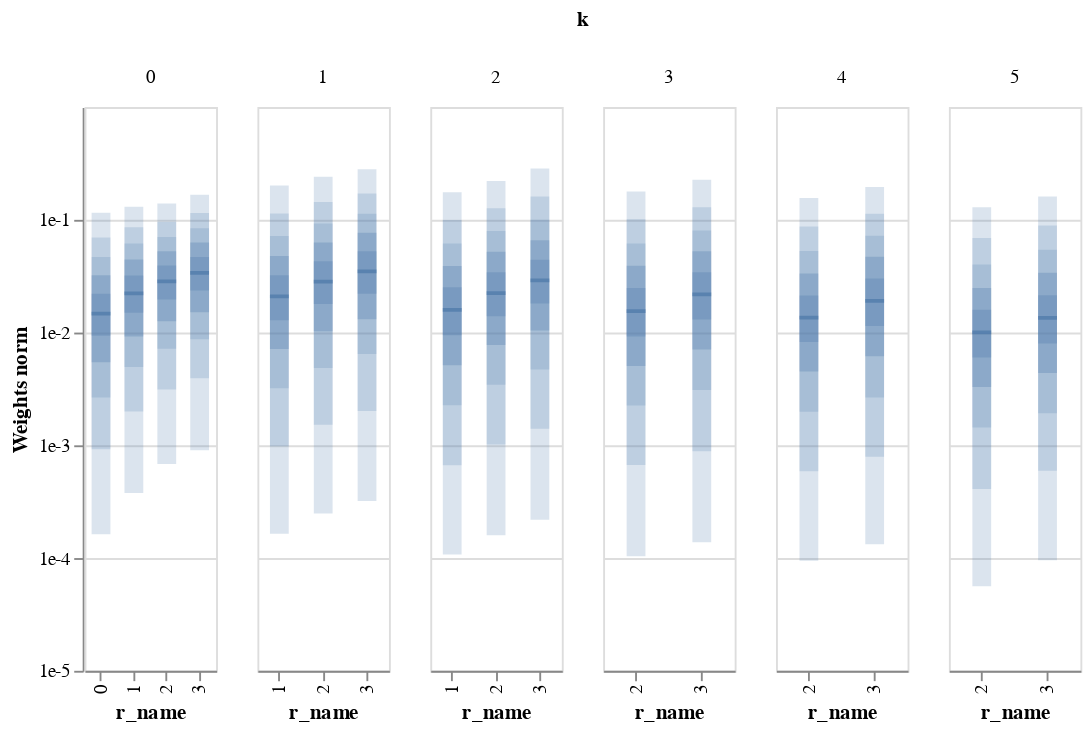

Source (notebook cell):
### Markdown cell above
## Weight Value Analysis

### Code cell
base = base.create_radial({0:[0,1,2,3], 1:[1,2,3], 2:[1,2,3], 3:[2,3], 4:[2,3], 5:[2,3]}, max_k=5)
W = [_ for _ in state_dict.values() if (_.ndim==3 and _.shape[-1]==len(base.kernels_label))]
base.plot_weights_dist(W, scale_type='log', wrange=(1e-5,1))

### Figure 1 — Vega-Lite specification as saved in the notebook (floating-point values rounded to 4 significant figures)
{"config": {"view": {"continuousWidth": 400, "continuousHeight": 300}}, "data": {"name": "data-04a9607f32d0835121ce447f04ba1d30"}, "facet": {"column": {"type": "quantitative", "field": "k"}}, "spec": {"layer": [{"mark": {"type": "tick", "thickness": 2, "width": 10, "xOffset": 0}, "encoding": {"x": {"type": "nominal", "field": "r_name"}, "y": {"type": "quantitative", "axis": {"format": "e", "values": [1e-05, 0.0001, 0.001, 0.01, 0.1]}, "field": "median", "scale": {"domain": [1e-05, 1], "type": "log"}, "title": "Weights norm"}}, "selection": {"selector003": {"type": "interval", "bind": "scales", "encodings": ["y"]}}, "width": 70}, {"mark": {"type": "bar", "opacity": 0.2, "width": 10, "xOffset": 0}, "encoding": {"x": {"type": "nominal", "field": "r_name"}, "y": {"type": "quantitative", "field": "-q0", "title": ""}, "y2": {"field": "q0"}}, "width": 70}, {"mark": {"type": "bar", "opacity": 0.2, "width": 10, "xOffset": 0}, "encoding": {"x": {"type": "nominal", "field": "r_name"}, "y": {"type": "quantitative", "field": "-q1", "title": ""}, "y2": {"field": "q1"}}, "width": 70}, {"mark": {"type": "bar", "opacity": 0.2, "width": 10, "xOffset": 0}, "encoding": {"x": {"type": "nominal", "field": "r_name"}, "y": {"type": "quantitative", "field": "-q2", "title": ""}, "y2": {"field": "q2"}}, "width": 70}, {"mark": {"type": "bar", "opacity": 0.3, "width": 10, "xOffset": 0}, "encoding": {"x": {"type": "nominal", "field": "r_name"}, "y": {"type": "quantitative", "field": "-q3", "title": ""}, "y2": {"field": "q3"}}, "width": 70}, {"mark": {"type": "bar", "opacity": 0.3, "width": 10, "xOffset": 0}, "encoding": {"x": {"type": "nominal", "field": "r_name"}, "y": {"type": "quantitative", "field": "-q4", "title": ""}, "y2": {"field": "q4"}}, "width": 70}]}, "resolve": {"scale": {"x": "independent"}}, "$schema": "https://vega.github.io/schema/vega-lite/v4.8.1.json", "datasets": {"data-04a9607f32d0835121ce447f04ba1d30": [{"r_name": 0, "k": 0, "r": 0, "name": "k=0 r=0", "median": 0.01473, "q0": 0.1157, "-q0": 0.0001623, "q1": 0.06967, "-q1": 0.0009246, "q2": 0.04683, "-q2": 0.00266, "q3": 0.03232, "-q3": 0.005446, "q4": 0.02211, "-q4": 0.009366}, {"r_name": 1, "k": 0, "r": 1, "name": "k=0 r=1", "median": 0.02232, "q0": 0.1305, "-q0": 0.000377, "q1": 0.0859, "-q1": 0.001996, "q2": 0.06157, "-q2": 0.004955, "q3": 0.04453, "-q3": 0.009227, "q4": 0.03213, "-q4": 0.01498}, {"r_name": 2, "k": 0, "r": 2, "name": "k=0 r=2", "median": 0.02844, "q0": 0.1398, "-q0": 0.0006837, "q1": 0.09558, "-q1": 0.00312, "q2": 0.0704, "-q2": 0.007189, "q3": 0.05269, "-q3": 0.01261, "q4": 0.03927, "-q4": 0.01963}, {"r_name": 3, "k": 0, "r": 3, "name": "k=0 r=3", "median": 0.03391, "q0": 0.1667, "-q0": 0.0009025, "q1": 0.1149, "-q1": 0.003944, "q2": 0.08408, "-q2": 0.008739, "q3": 0.06285, "-q3": 0.01516, "q4": 0.04674, "-q4": 0.02363}, {"r_name": 1, "k": 1, "r": 1, "name": "k=1 r=1", "median": 0.02096, "q0": 0.2018, "-q0": 0.0001644, "q1": 0.1138, "-q1": 0.0009834, "q2": 0.07194, "-q2": 0.003205, "q3": 0.04783, "-q3": 0.007148, "q4": 0.03228, "-q4": 0.01286}, {"r_name": 2, "k": 1, "r": 2, "name": "k=1 r=2", "median": 0.02837, "q0": 0.2413, "-q0": 0.000249, "q1": 0.1442, "-q1": 0.001519, "q2": 0.09285, "-q2": 0.004846, "q3": 0.06292, "-q3": 0.01027, "q4": 0.04292, "-q4": 0.01794}, {"r_name": 3, "k": 1, "r": 3, "name": "k=1 r=3", "median": 0.03483, "q0": 0.2809, "-q0": 0.0003205, "q1": 0.171, "-q1": 0.002013, "q2": 0.1132, "-q2": 0.006459, "q3": 0.077, "-q3": 0.01313, "q4": 0.05276, "-q4": 0.02215}, {"r_name": 1, "k": 2, "r": 1, "name": "k=2 r=1", "median": 0.01591, "q0": 0.1756, "-q0": 0.0001078, "q1": 0.09977, "-q1": 0.0006646, "q2": 0.06164, "-q2": 0.002269, "q3": 0.039, "-q3": 0.005125, "q4": 0.02518, "-q4": 0.009469}, {"r_name": 2, "k": 2, "r": 2, "name": "k=2 r=2", "median": 0.02237, "q0": 0.2206, "-q0": 0.0001597, "q1": 0.1268, "-q1": 0.001019, "q2": 0.07956, "-q2": 0.003454, "q3": 0.05202, "-q3": 0.007742, "q4": 0.03432, "-q4": 0.01398}, {"r_name": 3, "k": 2, "r": 3, "name": "k=2 r=3", "median": 0.029, "q0": 0.2861, "-q0": 0.0002182, "q1": 0.161, "-q1": 0.001404, "q2": 0.1004, "-q2": 0.004706, "q3": 0.06602, "-q3": 0.01042, "q4": 0.04433, "-q4": 0.01816}, {"r_name": 2, "k": 3, "r": 2, "name": "k=3 r=2", "median": 0.01554, "q0": 0.178, "-q0": 0.0001039, "q1": 0.1011, "-q1": 0.000668, "q2": 0.06162, "-q2": 0.002258, "q3": 0.03906, "-q3": 0.005054, "q4": 0.02485, "-q4": 0.009247}, {"r_name": 3, "k": 3, "r": 3, "name": "k=3 r=3", "median": 0.02177, "q0": 0.2264, "-q0": 0.0001383, "q1": 0.1294, "-q1": 0.000885, "q2": 0.08064, "-q2": 0.003094, "q3": 0.05255, "-q3": 0.007078, "q4": 0.03421, "-q4": 0.01303}, {"r_name": 2, "k": 4, "r": 2, "name": "k=4 r=2", "median": 0.0136, "q0": 0.1563, "-q0": 9.457e-05, "q1": 0.08748, "-q1": 0.0005899, "q2": 0.05294, "-q2": 0.001982, "q3": 0.03347, "-q3": 0.004519, "q4": 0.02137, "-q4": 0.00827}, {"r_name": 3, "k": 4, "r": 3, "name": "k=4 r=3", "median": 0.01915, "q0": 0.1961, "-q0": 0.0001326, "q1": 0.1134, "-q1": 0.00079, "q2": 0.07218, "-q2": 0.002658, "q3": 0.04695, "-q3": 0.006174, "q4": 0.03026, "-q4": 0.01143}, {"r_name": 2, "k": 5, "r": 2, "name": "k=5 r=2", "median": 0.01005, "q0": 0.1295, "-q0": 5.618e-05, "q1": 0.06905, "-q1": 0.0004091, "q2": 0.04019, "-q2": 0.001442, "q3": 0.02489, "-q3": 0.003283, "q4": 0.01594, "-q4": 0.006022}, {"r_name": 3, "k": 5, "r": 3, "name": "k=5 r=3", "median": 0.0135, "q0": 0.1613, "-q0": 9.569e-05, "q1": 0.08919, "-q1": 0.0005957, "q2": 0.05425, "-q2": 0.001925, "q3": 0.03402, "-q3": 0.004383, "q4": 0.02143, "-q4": 0.008018}]}}
